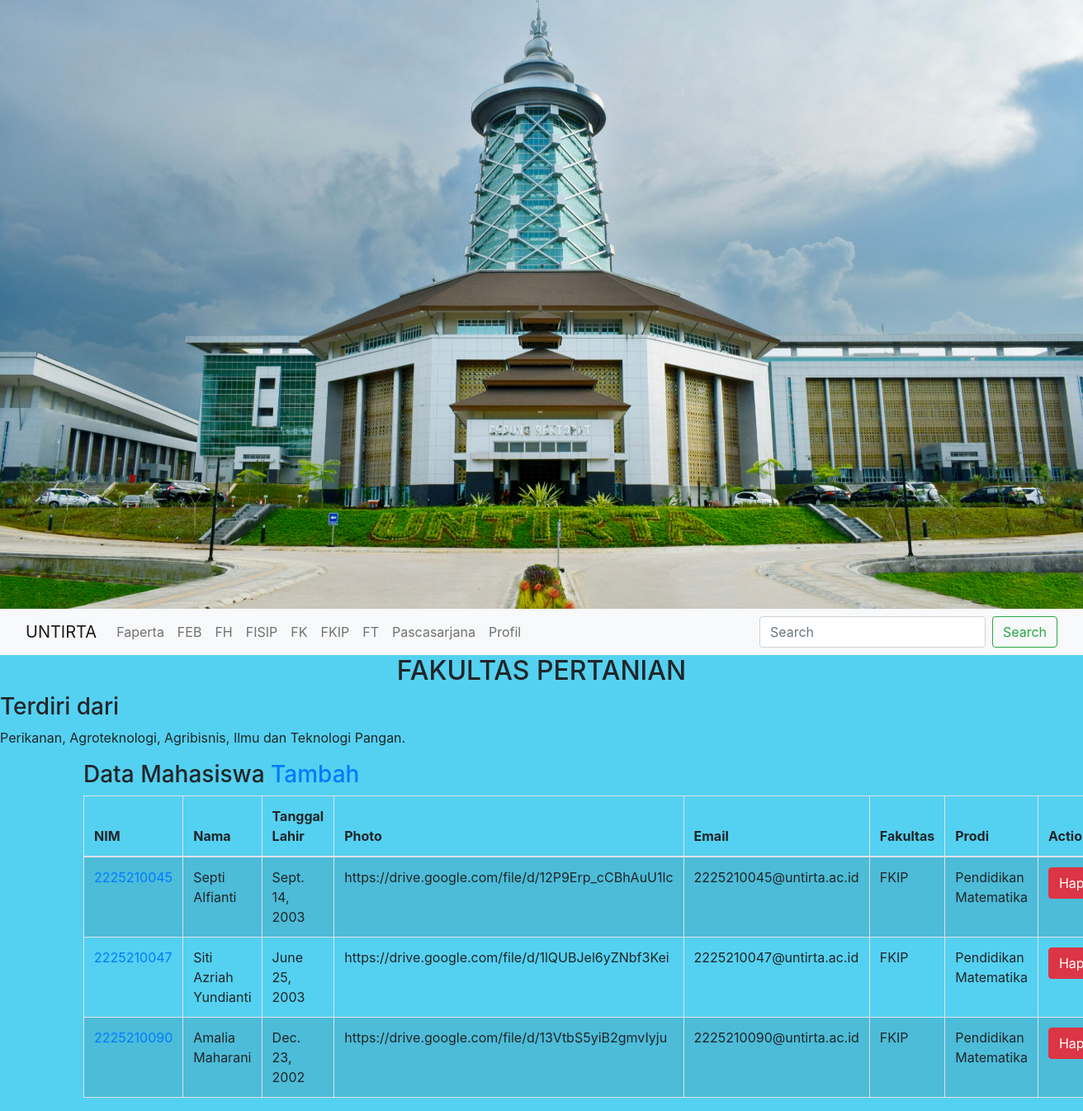
/faperta/, run on the app's committed database.
### faperta/models.py (models this page shows, shortened)
class Mahasiswa(models.Model):
    NIM = models.IntegerField(null=True)
    nama = models.CharField(max_length=50)
    tanggal_lahir = models.DateField(max_length=50)
    photo = models.CharField(max_length=50)
    email = models.CharField(max_length=50)
    fakultas = models.CharField(max_length=50)
    prodi = models.CharField(max_length=50)

### faperta/views.py (the view)
# urls.py: path('faperta/', faperta),
def faperta(request):
    mahasiswa = Mahasiswa.objects.all()
    konteks = {
        'mahasiswa': mahasiswa,
}
    return render(request, 'indexfaperta.html', konteks)

### faperta/templates/indexfaperta.html (shortened to what this page needs)
{% extends 'base.html' %}
{% block content %}
    <center><h2>FAKULTAS PERTANIAN</h2></center>
    <h3>Terdiri dari</h3>
    <p>Perikanan, Agroteknologi, Agribisnis, Ilmu dan Teknologi Pangan.</p>
    <div class="container">
        <div class="row">
            <div class="col-md-12">
                <h3>
                    Data Mahasiswa
                    <a href="{% url 'tambah_mahasiswa' %}">Tambah</a>
                </h3>
                <table class="table table table-bordered table-striped">
                    <thead>
                        <tr>
                            <th>NIM</th>
                            <th>Nama</th>
                            <th>Tanggal Lahir</th>
                            <th>Photo</th>
                            <th>Email</th>
                            <th>Fakultas</th>
                            <th>Prodi</th>
                            <th>Action</th>
                        </tr>
                    </thead>
                    <tbody>
                        {% for mahasiswa in mahasiswa %}
                        <tr>
                            <td><a href="{% url 'ubah_mahasiswa' mahasiswa.id %}">{{ mahasiswa.NIM }}</a></td>
                            <td>{{ mahasiswa.nama }}</td>
                            <td>{{ mahasiswa.tanggal_lahir }}</td>
                            <td>{{ mahasiswa.photo }}</td>
                            <td>{{ mahasiswa.email }}</td>
                            <td>{{ mahasiswa.fakultas }}</td>
                            <td>{{ mahasiswa.prodi }}</td>
                            <td>
                                <button data-toggle="modal" data-target="#hapus-{{ mahasiswa.id }}" class="btn btn-danger">Hapus</button>
                              </td>
                            </tr>
                            {% endfor %}
                    </tbody>
                    </table>
                  </div>
                </div>
              </div>
              {% endblock %}

### templates/base.html (shortened to what this page needs)
{% load static %}
<!DOCTYPE html>
<html lang="en">
<head>
    <img style="width: 100%; height: 5%;" src="{% static 'images/untirta.jpg' %}">
    <link href="https://cdn.jsdelivr.net/npm/bootstrap@5.2.1/dist/css/bootstrap.min.css" rel="stylesheet">
    <link rel="stylesheet" href="{% static 'css/bootstrap.miin.css' %}">
    <link rel="stylesheet" href="{% static 'css/style.css' %}">
</head>
<body>
    {% include 'judul.html' %}
    {% block content %}
    {% endblock %}
</body>
</html>

### templates/judul.html (shortened to what this page needs)
<nav class="navbar navbar-expand-lg bg-light">
    <div class="container-fluid">
      <a class="navbar-brand" href="/">UNTIRTA</a>
      <div class="collapse navbar-collapse" id="navbarSupportedContent">
        <ul class="navbar-nav me-auto mb-2 mb-lg-0">
          <li class="nav-item">
            <a class="nav-link" aria-current="page" href="/faperta">Faperta</a>
          </li>
          <li class="nav-item">
            <a class="nav-link" href="/feb">FEB</a>
          </li>
          <li class="nav-item">
            <a class="nav-link" href="/fh">FH</a>
          </li>
          <li class="nav-item">
            <a class="nav-link" href="/fisip">FISIP</a>
          </li>
          <li class="nav-item">
            <a class="nav-link" href="/fk">FK</a>
          </li>
          <li class="nav-item">
            <a class="nav-link" href="/fkip">FKIP</a>
          </li>
          <li class="nav-item">
            <a class="nav-link" href="/ft">FT</a>
          </li>
          <li class="nav-item">
            <a class="nav-link" href="/pascasarjana">Pascasarjana</a>
          </li>
          <li class="nav-item">
            <a class="nav-link" href="/profil">Profil</a>
          </li>
        </ul>
        <form class="d-flex" role="search">
          <input class="form-control me-2" type="search" placeholder="Search" aria-label="Search">
          <button class="btn btn-outline-success" type="submit">Search</button>
        </form>
      </div>
    </div>
  </nav>

### static/css/style.css (style rules this page uses)
body { background-color: rgb(84, 209, 240); }

### data on the page
Mahasiswa: NIM "2225210045", nama "Septi Alfianti", tanggal_lahir "Sept. 14, 2003", photo "https://drive.google.com/file/d/12P9Erp_cCBhAuU1lc", email "2225210045@untirta.ac.id", fakultas "FKIP", prodi "Pendidikan Matematika"
Mahasiswa: NIM "2225210047", nama "Siti Azriah Yundianti", tanggal_lahir "June 25, 2003", photo "https://drive.google.com/file/d/1lQUBJel6yZNbf3Kei", email "2225210047@untirta.ac.id", fakultas "FKIP", prodi "Pendidikan Matematika"
Mahasiswa: NIM "2225210090", nama "Amalia Maharani", tanggal_lahir "Dec. 23, 2002", photo "https://drive.google.com/file/d/13VtbS5yiB2gmvIyju", email "2225210090@untirta.ac.id", fakultas "FKIP", prodi "Pendidikan Matematika"
